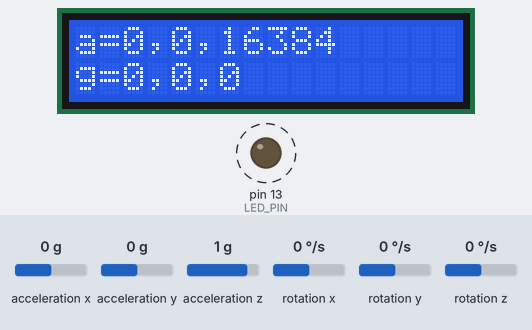
A sketch run on a simulated Arduino Uno, built with avr-gcc and run on an emulated ATmega328P. Parts: 16×2 character LCD, output pins drawn as LEDs (lit = HIGH). Dashed ring = blinking. Inputs (shaded band) come from the test bench; at power-on: acceleration x 0 g, acceleration y 0 g, rotation x 0 °/s, rotation y 0 °/s, acceleration z 1 g, rotation z 0 °/s. What the sketch prints to the serial monitor is not drawn.

Above: at 1.2 s.
1.3 s: acceleration x set to -1.4 g
At 2.4 s:
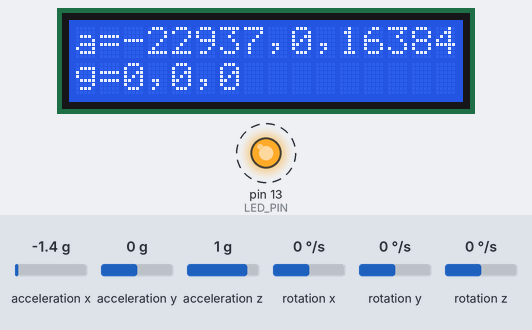
4.6 s: acceleration y set to -1.4 g
At 6.8 s:
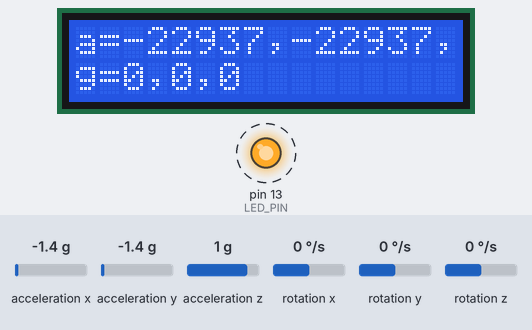
7.6 s: rotation x set to -192 °/s
At 8.9 s:
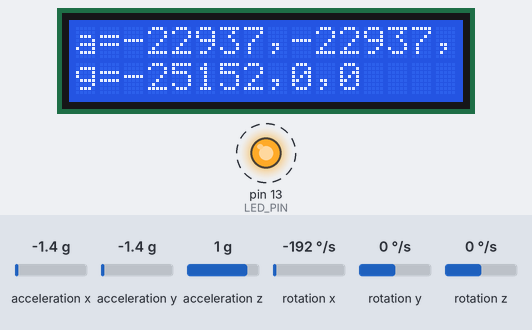
10.6 s: rotation y set to -192 °/s
At 12.6 s:
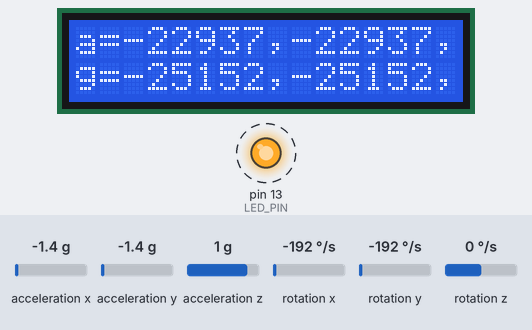
13.6 s: acceleration x set to -0.8 g
At 15.0 s:
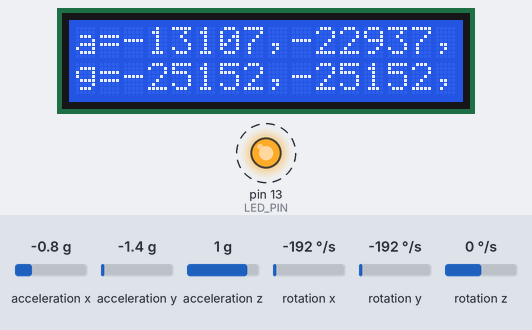
Timing chart, 0 to 17.7 s (numbered marks = the images above; inputs shaded):
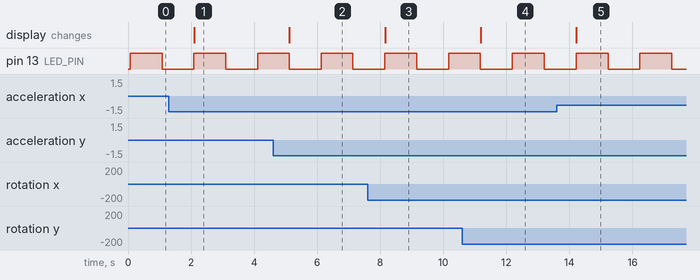

The sketch:

MPU6050_raw.ino
```cpp
// I2C device class (I2Cdev) demonstration Arduino sketch for MPU6050 class
// 10/7/2011 by Jeff Rowberg <jeff@rowberg.net>
// Updates should (hopefully) always be available at https://github.com/jrowberg/i2cdevlib
//
// Changelog:
//      2013-05-08 - added multiple output formats
//                 - added seamless Fastwire support
//      2011-10-07 - initial release

/* ============================================
I2Cdev device library code is placed under the MIT license
Copyright (c) 2011 Jeff Rowberg

Permission is hereby granted, free of charge, to any person obtaining a copy
of this software and associated documentation files (the "Software"), to deal
in the Software without restriction, including without limitation the rights
to use, copy, modify, merge, publish, distribute, sublicense, and/or sell
copies of the Software, and to permit persons to whom the Software is
furnished to do so, subject to the following conditions:

The above copyright notice and this permission notice shall be included in
all copies or substantial portions of the Software.

THE SOFTWARE IS PROVIDED "AS IS", WITHOUT WARRANTY OF ANY KIND, EXPRESS OR
IMPLIED, INCLUDING BUT NOT LIMITED TO THE WARRANTIES OF MERCHANTABILITY,
FITNESS FOR A PARTICULAR PURPOSE AND NONINFRINGEMENT. IN NO EVENT SHALL THE
AUTHORS OR COPYRIGHT HOLDERS BE LIABLE FOR ANY CLAIM, DAMAGES OR OTHER
LIABILITY, WHETHER IN AN ACTION OF CONTRACT, TORT OR OTHERWISE, ARISING FROM,
OUT OF OR IN CONNECTION WITH THE SOFTWARE OR THE USE OR OTHER DEALINGS IN
THE SOFTWARE.
===============================================
*/

// I2Cdev and MPU6050 must be installed as libraries, or else the .cpp/.h files
// for both classes must be in the include path of your project
#include "I2Cdev.h"
#include "MPU6050.h"
#include <LiquidCrystal.h>

// Arduino Wire library is required if I2Cdev I2CDEV_ARDUINO_WIRE implementation
// is used in I2Cdev.h
#if I2CDEV_IMPLEMENTATION == I2CDEV_ARDUINO_WIRE
    #include "Wire.h"
#endif

// class default I2C address is 0x68
// specific I2C addresses may be passed as a parameter here
// AD0 low = 0x68 (default for InvenSense evaluation board)
// AD0 high = 0x69
MPU6050 accelgyro;
//MPU6050 accelgyro(0x69); // <-- use for AD0 high

int16_t ax, ay, az;
int16_t gx, gy, gz;


// uncomment "OUTPUT_READABLE_ACCELGYRO" if you want to see a tab-separated
// list of the accel X/Y/Z and then gyro X/Y/Z values in decimal. Easy to read,
// not so easy to parse, and slow(er) over UART.
#define OUTPUT_READABLE_ACCELGYRO

// uncomment "OUTPUT_BINARY_ACCELGYRO" to send all 6 axes of data as 16-bit
// binary, one right after the other. This is very fast (as fast as possible
// without compression or data loss), and easy to parse, but impossible to read
// for a human.
//#define OUTPUT_BINARY_ACCELGYRO


#define LED_PIN 13
bool blinkState = false;

// initialize the library with the numbers of the interface pins
LiquidCrystal lcd(12, 11, 5, 4, 1, 0);

void setup() {

    // set up the LCD's number of columns and rows:
  lcd.begin(16, 2);

    // join I2C bus (I2Cdev library doesn't do this automatically)
    #if I2CDEV_IMPLEMENTATION == I2CDEV_ARDUINO_WIRE
        Wire.begin();
    #elif I2CDEV_IMPLEMENTATION == I2CDEV_BUILTIN_FASTWIRE
        Fastwire::setup(400, true);
    #endif

    // initialize serial communication
    // (38400 chosen because it works as well at 8MHz as it does at 16MHz, but
    // it's really up to you depending on your project)
    Serial.begin(38400);

    // initialize device
    Serial.println("Initializing I2C devices...");
    accelgyro.initialize();

    // verify connection
    Serial.println("Testing device connections...");
    Serial.println(accelgyro.testConnection() ? "MPU6050 connection successful" : "MPU6050 connection failed");

    // use the code below to change accel/gyro offset values
    /*
    Serial.println("Updating internal sensor offsets...");
    // -76	-2359	1688	0	0	0
    Serial.print(accelgyro.getXAccelOffset()); Serial.print("\t"); // -76
    Serial.print(accelgyro.getYAccelOffset()); Serial.print("\t"); // -2359
    Serial.print(accelgyro.getZAccelOffset()); Serial.print("\t"); // 1688
    Serial.print(accelgyro.getXGyroOffset()); Serial.print("\t"); // 0
    Serial.print(accelgyro.getYGyroOffset()); Serial.print("\t"); // 0
    Serial.print(accelgyro.getZGyroOffset()); Serial.print("\t"); // 0
    Serial.print("\n");
    accelgyro.setXGyroOffset(220);
    accelgyro.setYGyroOffset(76);
    accelgyro.setZGyroOffset(-85);
    Serial.print(accelgyro.getXAccelOffset()); Serial.print("\t"); // -76
    Serial.print(accelgyro.getYAccelOffset()); Serial.print("\t"); // -2359
    Serial.print(accelgyro.getZAccelOffset()); Serial.print("\t"); // 1688
    Serial.print(accelgyro.getXGyroOffset()); Serial.print("\t"); // 0
    Serial.print(accelgyro.getYGyroOffset()); Serial.print("\t"); // 0
    Serial.print(accelgyro.getZGyroOffset()); Serial.print("\t"); // 0
    Serial.print("\n");
    */

    // configure Arduino LED for
    pinMode(LED_PIN, OUTPUT);
}

void loop() {
    // read raw accel/gyro measurements from device
    accelgyro.getMotion6(&ax, &ay, &az, &gx, &gy, &gz);

    // these methods (and a few others) are also available
    //accelgyro.getAcceleration(&ax, &ay, &az);
    //accelgyro.getRotation(&gx, &gy, &gz);

    #ifdef OUTPUT_READABLE_ACCELGYRO
        // display tab-separated accel/gyro x/y/z values
        Serial.print("a/g:\t");
        Serial.print(ax); Serial.print("\t");
        Serial.print(ay); Serial.print("\t");
        Serial.print(az); Serial.print("\t");
        Serial.print(gx); Serial.print("\t");
        Serial.print(gy); Serial.print("\t");
        Serial.println(gz);
    #endif

    #ifdef OUTPUT_BINARY_ACCELGYRO
        Serial.write((uint8_t)(ax >> 8)); Serial.write((uint8_t)(ax & 0xFF));
        Serial.write((uint8_t)(ay >> 8)); Serial.write((uint8_t)(ay & 0xFF));
        Serial.write((uint8_t)(az >> 8)); Serial.write((uint8_t)(az & 0xFF));
        Serial.write((uint8_t)(gx >> 8)); Serial.write((uint8_t)(gx & 0xFF));
        Serial.write((uint8_t)(gy >> 8)); Serial.write((uint8_t)(gy & 0xFF));
        Serial.write((uint8_t)(gz >> 8)); Serial.write((uint8_t)(gz & 0xFF));
    #endif

    // blink LED to indicate activity
    blinkState = !blinkState;
    digitalWrite(LED_PIN, blinkState);


    lcd.setCursor(0, 0);
    lcd.print("a=");
    lcd.print(ax); lcd.print(","); lcd.print(ay); lcd.print(","); lcd.print(az);
    lcd.setCursor(0, 1);
    lcd.print("g=");
    lcd.print(gx); lcd.print(","); lcd.print(gy); lcd.print(","); lcd.print(gz);

    delay(1000);
}
```

Measured:
- after the input at 1.3 s, the display: changes after 0.79 s (image 1)
- after the input at 4.6 s, the display: changes after 0.52 s (image 2)
- after the input at 7.6 s, the display: changes after 0.55 s (image 3)
- after the input at 10.6 s, the display: changes after 0.59 s (image 4)
- after the input at 13.6 s, the display: changes after 0.62 s (image 5)
- by itself, pin 13 (LED_PIN): alternates HIGH for 1.0 s and LOW for 1.0 s
